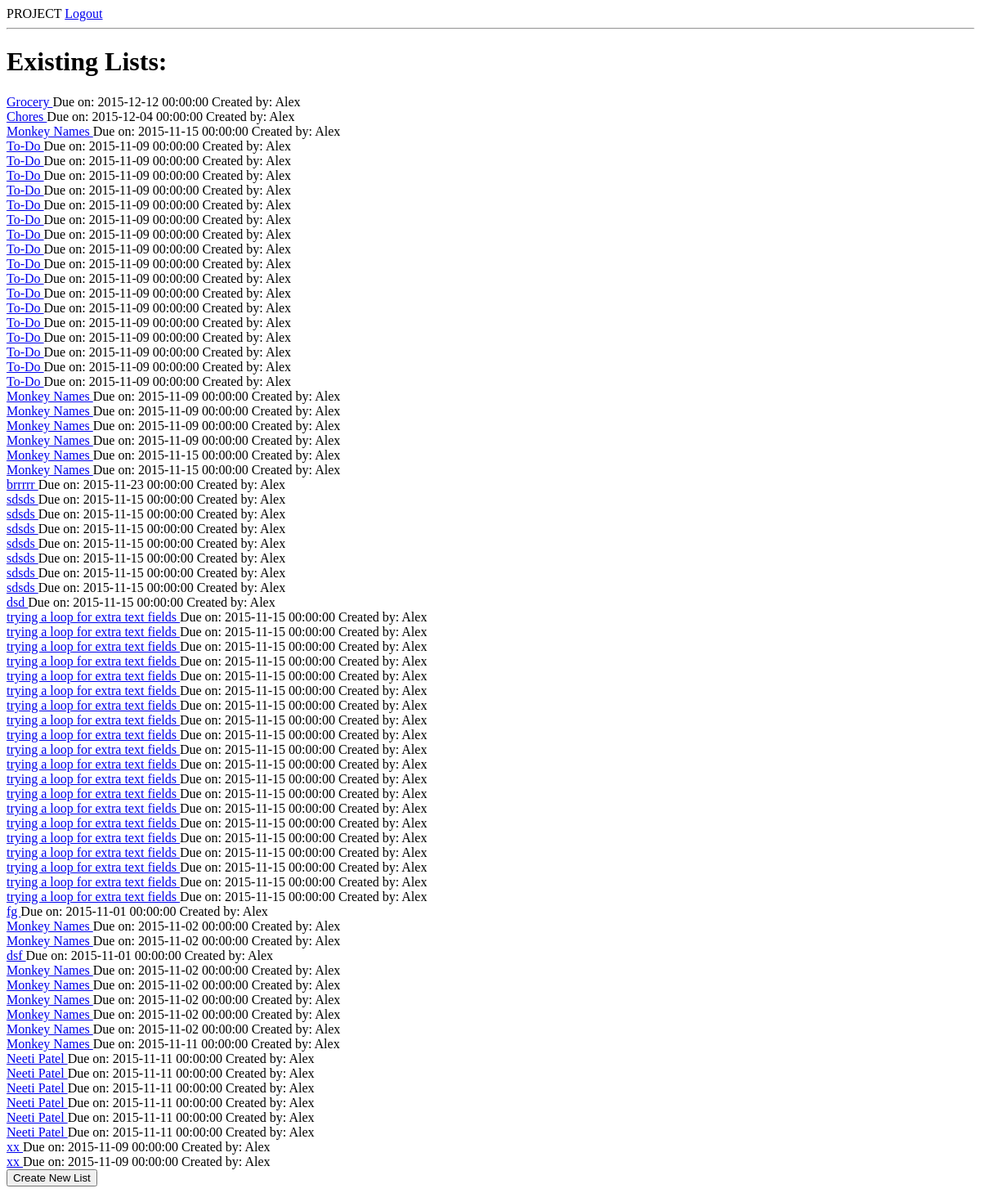
The page /existing_lists (signed in) on the database as committed earlier.
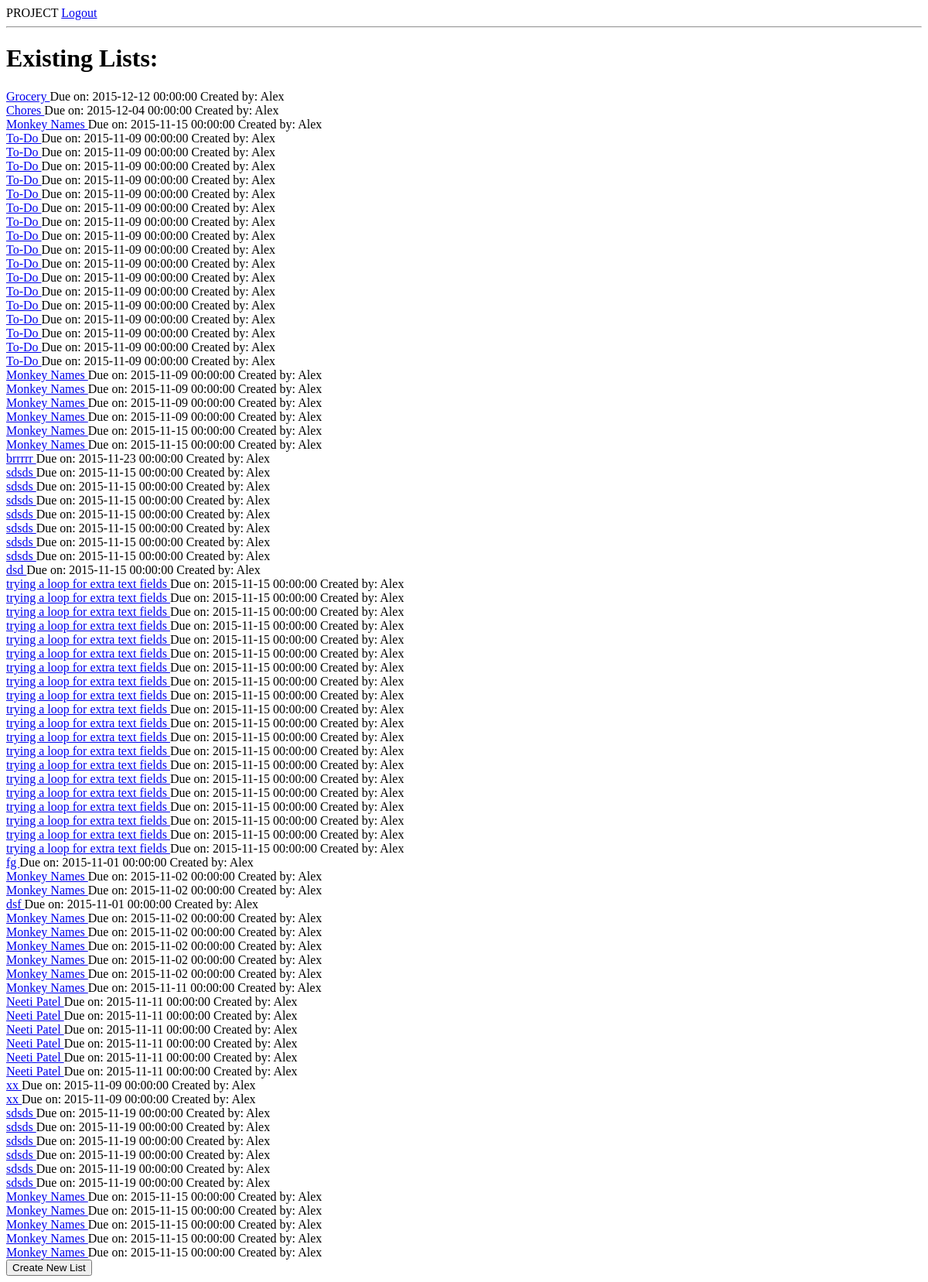
The same page on the database as committed later.
### model.py (models this page shows, shortened)
class Group(db.Model):
    __tablename__ = "groups"
    group_id = db.Column(db.Integer, autoincrement=True, primary_key=True)
    user_id = db.Column(db.Integer,db.ForeignKey('users.user_id'))
    list_id = db.Column(db.Integer,db.ForeignKey('lists.list_id'))
    permission = db.Column(db.Boolean, nullable = False, default = True)
    user = db.relationship("User",
                           backref=db.backref("groups"))
    checklist = db.relationship("List",
                            backref=db.backref("groups"))

class List(db.Model):
    __tablename__ = "lists"
    list_id = db.Column(db.Integer, autoincrement=True, primary_key=True)
    name = db.Column(db.String(20), nullable=False)
    list_type = db.Column(db.String(20))
    due_date_list = db.Column(db.DateTime, nullable=True)
    list_location_name = db.Column(db.String(50), nullable=True)
    list_location_address = db.Column(db.String(100), nullable=True)
    created_by = db.Column(db.String(50), nullable = False)

### server.py (the view)
@app.route('/existing_lists')
def existing_lists():
    user_id = session["user_id"]
    user_list_groups = Group.query.filter_by(user_id=user_id).all()
    return render_template("existing_lists.html", user_list_groups=user_list_groups)

### templates/existing_lists.html
{% extends 'base.html' %}
{% block content %}
    <div id="existing_lists">
        <h1 id="existing-lists-title">Existing Lists:</h1>
        {% for group in user_list_groups %}
            <a href="/lists/{{ group.checklist.list_id }}">
            {{ group.checklist.name }}
            </a> Due on: {{ group.checklist.due_date_list}} Created by: {{ group.checklist.created_by }}<br>
        {% endfor %}
    </div>
    <form action="/new_list_base" method="GET">
        <input type="submit" value="Create New List">
    </form>
{% endblock %}

### templates/base.html (shortened to what this page needs)
<!doctype html>
<html>
<head>
  <link rel="stylesheet" href="//code.jquery.com/ui/1.11.4/themes/smoothness/jquery-ui.css">
</head>
<body>
PROJECT
{% if "user_id" in session %}
    <a href="/logout">Logout</a>
{% else %}
    <a href="/login">Login</a>
    <a href="/register">Register</a>
{% endif %}
<hr>
{% block content %}
{% endblock %}
</body>
</html>

Rows that differ between the two databases and show on the page:
added Group: checklist.name "sdsds", checklist.due_date_list "2015-11-19 00:00:00", checklist.created_by "Alex"
added Group: checklist.name "sdsds", checklist.due_date_list "2015-11-19 00:00:00", checklist.created_by "Alex"
added Group: checklist.name "sdsds", checklist.due_date_list "2015-11-19 00:00:00", checklist.created_by "Alex"
added Group: checklist.name "sdsds", checklist.due_date_list "2015-11-19 00:00:00", checklist.created_by "Alex"
added Group: checklist.name "sdsds", checklist.due_date_list "2015-11-19 00:00:00", checklist.created_by "Alex"
added Group: checklist.name "sdsds", checklist.due_date_list "2015-11-19 00:00:00", checklist.created_by "Alex"
added Group: checklist.name "Monkey Names", checklist.due_date_list "2015-11-15 00:00:00", checklist.created_by "Alex"
added Group: checklist.name "Monkey Names", checklist.due_date_list "2015-11-15 00:00:00", checklist.created_by "Alex"
added Group: checklist.name "Monkey Names", checklist.due_date_list "2015-11-15 00:00:00", checklist.created_by "Alex"
added Group: checklist.name "Monkey Names", checklist.due_date_list "2015-11-15 00:00:00", checklist.created_by "Alex"
added Group: checklist.name "Monkey Names", checklist.due_date_list "2015-11-15 00:00:00", checklist.created_by "Alex"
